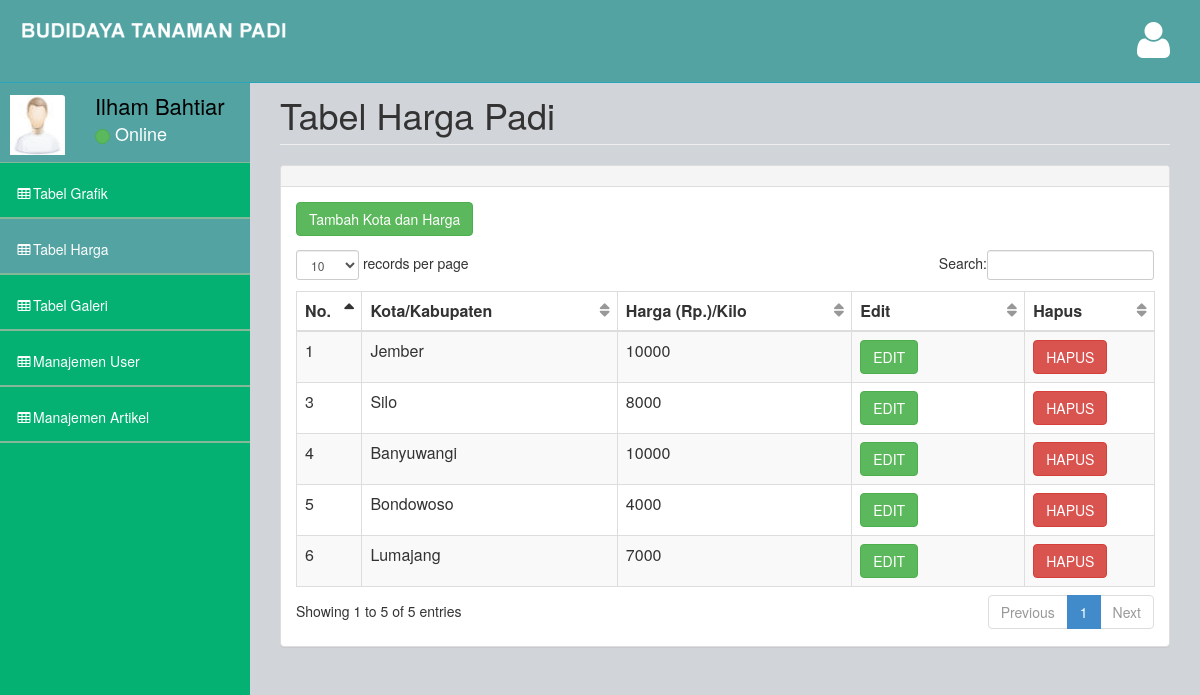
Page /admin-panel/tabel2.php (signed in) on the committed database.
### tables this page shows
CREATE TABLE `hargapadi` (
  `id_harga` int(11) NOT NULL,
  `kota` varchar(20) NOT NULL,
  `hargapadi` int(15) NOT NULL
);

### admin-panel/tabel2.php (the view, shortened to what this page needs)
<html><head>
    <link href="assets/plugins/bootstrap/bootstrap.css" rel="stylesheet">
    <link href="assets/font-awesome/css/font-awesome.css" rel="stylesheet">
    <link href="assets/plugins/pace/pace-theme-big-counter.css" rel="stylesheet">
    <link href="assets/css/style.css" rel="stylesheet">
    <link href="assets/css/main-style.css" rel="stylesheet">
    <link href="assets/plugins/dataTables/dataTables.bootstrap.css" rel="stylesheet">
</head>
<body class="  pace-done">
    <div id="wrapper">
        <nav class="navbar navbar-default navbar-fixed-top" role="navigation" id="navbar">
            <div class="navbar-header">
                <a class="navbar-brand" href="index.html">
                    <img src="assets/img/logo.png" alt="">
                </a>
            </div>
            <ul class="nav navbar-top-links navbar-right">
                <li class="dropdown">
                    <a class="dropdown-toggle" data-toggle="dropdown" href="#">
                        <i class="fa fa-user fa-3x"></i>
                    </a>
                </li>
            </ul>
        </nav>
        <nav class="navbar-default navbar-static-side" role="navigation">
            <div class="sidebar-collapse">
                <ul class="nav" id="side-menu">
                    <li>
                        <div class="user-section">
                            <div class="user-section-inner">
                                <img src="assets/img/user.jpg" alt="">
                            </div>
                            <div class="user-info">
                                <div><?php echo $_SESSION["nama"]; ?></div>
                                <div class="user-text-online">
                                    <span class="user-circle-online btn btn-success btn-circle "></span>&nbsp;Online
                                </div>
                            </div>
                        </div>
                    </li>
                    <li >
                        <a href="index.php"><i class="fa fa-table fa-fw"></i>Tabel Grafik</a>
                    </li>
                    <li class="selected">
                        <a href="tabel2.php"><i class="fa fa-table fa-fw"></i>Tabel Harga</a>
                    </li>
                    <li>
                        <a href="tabel3.php"><i class="fa fa-table fa-fw"></i>Tabel Galeri</a>
                    </li>
                    <li>
                        <a href="tabel4.php"><i class="fa fa-table fa-fw"></i>Manajemen User</a>
                    </li>
                    <li>
                        <a href="tabel5.php"><i class="fa fa-table fa-fw"></i>Manajemen Artikel</a>
                    </li>
                </ul>
            </div>
        </nav>
        <div id="page-wrapper">
            <div class="row">
                <div class="col-lg-12">
                    <h1 class="page-header">Tabel Harga Padi</h1>
                </div>
            </div>
            <div class="row">
                <div class="col-lg-12">
                    <div class="panel panel-default">
                        <div class="panel-heading">
                        </div>
                        <div class="panel-body">
                            <button class=" btn btn-success" data-toggle="modal" data-target="#tambah">Tambah Kota dan Harga</button>
                            <?php include("tambahharga.php"); ?>
                            <?php
                                $queryselect="SELECT * FROM hargapadi;";
                                $resultselect= mysqli_query($connection,$queryselect);
                            ?>
                            <div class="table-responsive">
                                <div id="dataTables-example_wrapper" class="dataTables_wrapper form-inline" role="grid">
                                <table class="table table-striped table-bordered table-hover dataTable no-footer" id="dataTables-example" aria-describedby="dataTables-example_info">
                                    <thead>
                                        <tr role="row">
                                            <th class="sorting_asc" tabindex="0" aria-controls="dataTables-example" rowspan="1" colspan="1" style="width: 50px;" aria-sort="ascending" aria-label="Rendering engine: activate to sort column ascending">
                                                No.
                                            </th>
                                            <th class="sorting" tabindex="0" aria-controls="dataTables-example" rowspan="1" colspan="1" style="width: 242px;" aria-label="Browser: activate to sort column ascending">
                                                Kota/Kabupaten
                                            </th>
                                            <th class="sorting" tabindex="0" aria-controls="dataTables-example" rowspan="1" colspan="1" style="width: 222px;" aria-label="Platform(s): activate to sort column ascending">
                                                Harga (Rp.)/Kilo
                                            </th>
                                            <th class="sorting" tabindex="0" aria-controls="dataTables-example" rowspan="1" colspan="1" style="width: 159px;" aria-label="Engine version: activate to sort column ascending">
                                                Edit
                                            </th>
                                            <th class="sorting" tabindex="0" aria-controls="dataTables-example" rowspan="1" colspan="1" style="width: 114px;" aria-label="CSS grade: activate to sort column ascending">
                                                Hapus
                                            </th>
                                        </tr>
                                    </thead>
                                    <tbody>
                                        <?php while ($row=mysqli_fetch_array($resultselect)) {?>
                                        <tr class="gradeA odd">
                                            <td class="sorting_1"><?php echo $row['id_harga'] ?></td>
                                            <td class=" "><?php echo $row['kota'] ?></td>
                                            <td class=" "><?php echo $row['hargapadi'] ?></td>
                                            <td class="center ">
                                                <button class="btn btn-success" data-toggle="modal" data-target="#edit<?php echo $row['id_harga'] ?>">EDIT</button>
                                            </td>
                                            <td class="center ">
                                                <button class="btn btn-danger" data-toggle="modal" data-target="#hapus<?php echo $row['id_harga'] ?>">HAPUS</button>
                                            </td>
                                        </tr>
                                        <?php } ?>
                                    </tbody>
                                </table>
                            </div>
                        </div>
                    </div>
                </div>
            </div>
    </div>
</body></html>

### admin-panel/assets/css/style.css (style rules this page uses)
body { background-color: #f8f8f8; }
#wrapper { width: 100%; margin-top: 55px!important; background-color:#04B173; }
#page-wrapper { padding: 0 15px; min-height: 568px; background-color:rgb(209, 212, 216); }
.navbar-static-side ul li { border-bottom:1px solid #84B899 !important; }
.navbar-top-links li { display: inline-block; }
.navbar-top-links li:last-child { margin-right: 15px; }
.navbar-top-links li a { padding: 20px; min-height: 50px; }
@media (min-width:768px) { .navbar-static-side { z-index: 1; position: absolute; width: 250px; } }
table.dataTable thead .sorting, table.dataTable thead .sorting_asc:after, table.dataTable thead .sorting_desc, table.dataTable thead .sorting_asc_disabled, table.dataTable thead .sorting_desc_disabled { background: transparent; }
table.dataTable thead .sorting_asc:after { content: "\f0de"; float: right; font-family: fontawesome; }
table.dataTable thead .sorting:after { content: "\f0dc"; float: right; font-family: fontawesome; color: rgba(50,50,50,.5); }
.btn-circle { width: 30px; height: 30px; padding: 6px 0; border-radius: 15px; text-align: center; font-size: 12px; line-height: 1.428571429; }

### admin-panel/assets/css/main-style.css (style rules this page uses)
.user-section-inner { height: 65px; width: 65px; -moz-border-radius: 3px; -webkit-border-radius: 3px; border-radius: 3px; overflow: hidden; display: inline-block; float: left; margin-right: 15px; margin-top: 20px; }
.user-section-inner img { margin-left:10px; width:55px; height:60px; }
.user-info { display: block; color:#000!important; display: inline-block; padding: 15px; margin-bottom: 0px }
.user-text-online { font-size:18px; color:#fff }
.user-circle-online { width: 15px!important; height: 15px!important; }
.navbar-top-links > li > a { color: #FFFFFF; }
.nav > li > a { padding: 20px 15px; }
#side-menu { background-color:#04B173; }
#side-menu a { color:#fff; border-bottom: 1px solid #84B899 !important; height: 55px; }
.selected { background-color:rgb(83, 163, 163); }
#navbar { background-color:rgb(83, 163, 163); }
.navbar-brand { padding-left:20px; }
.navbar-brand img { height:30px; }
.navbar-default { border-color: #27A6BE; }
@media (min-width:768px) { #page-wrapper { position: inherit; margin: 0 0 0 250px; padding: 0 30px; min-height: 1000px; } }

### rows in the picture
hargapadi: id_harga "1", kota "Jember", hargapadi "10000"
hargapadi: id_harga "3", kota "Silo", hargapadi "8000"
hargapadi: id_harga "4", kota "Banyuwangi", hargapadi "10000"
hargapadi: id_harga "5", kota "Bondowoso", hargapadi "4000"
hargapadi: id_harga "6", kota "Lumajang", hargapadi "7000"

### other values in the picture
$_SESSION["nama"] "Ilham Bahtiar"
